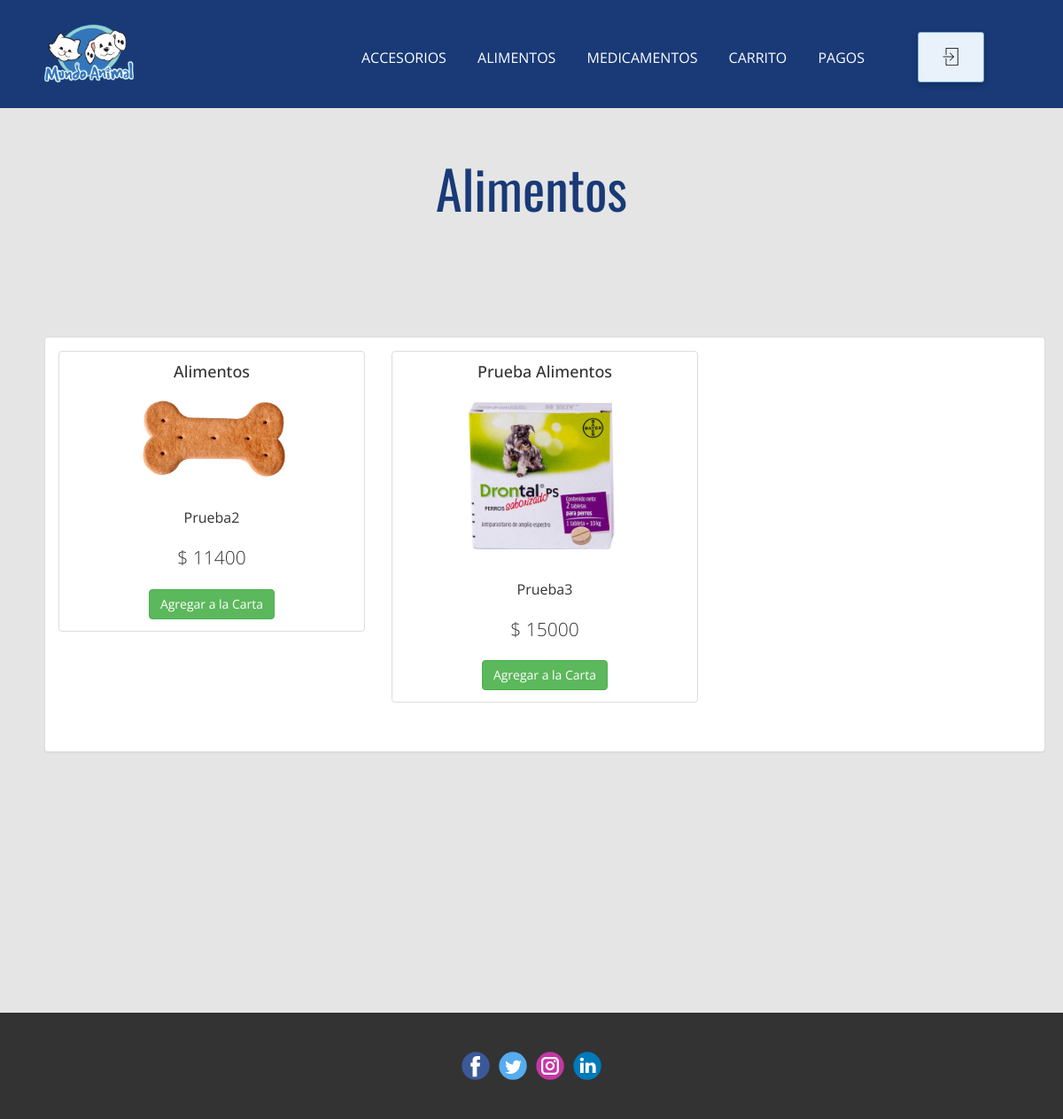
Page /view/alimentos.php (signed in) on the committed database.
### tables this page shows
CREATE TABLE productos (
  idproductos INT AUTO_INCREMENT PRIMARY KEY,
  nombrep VARCHAR(45) NOT NULL,
  imagen VARCHAR(255) NOT NULL,
  descripcion VARCHAR(45) NOT NULL,
  precio FLOAT NOT NULL,
  iva FLOAT NOT NULL,
  categoria_id INT NOT NULL,
  proveedor_id BIGINT NOT NULL);

### view/alimentos.php (the view, shortened to what this page needs)
<?php
include('../db/Configuracion.php');
?>
<!DOCTYPE html>
<html style="font-size: 16px;">
<head>
    <link rel="stylesheet" href="../css/nicepage2.css" media="screen">
    <link rel="stylesheet" href="../css/productos.css" media="screen">
    <link rel="stylesheet" href="http://maxcdn.bootstrapcdn.com/bootstrap/3.3.7/css/bootstrap.min.css">
</head>
<body class="u-body u-xl-mode">
    <header class="u-clearfix u-custom-color-1 u-header u-sticky u-sticky-1a32 u-header" id="sec-090a">
        <div class="u-clearfix u-sheet u-sheet-1">
            <a href="ofertas.php" class="u-image u-logo u-image-1" data-image-width="600" data-image-height="600"><img src="../images/MundoAnimal.png" class="u-logo-image u-logo-image-1"></a>
            <a href="logout.php" class="u-border-1 u-border-palette-1-light-1 u-btn u-btn-round u-button-style u-palette-1-light-3 u-radius-3 u-text-palette-1-dark-2 u-btn-1"><span class="u-file-icon u-icon u-icon-1"><img src="../images/149408.png" alt=""></span></a>
            <nav class="u-menu u-menu-dropdown u-offcanvas u-menu-1" data-responsive-from="MD">
                <div class="u-custom-menu u-nav-container">
                    <ul class="u-nav u-unstyled u-nav-1">
                        <li class="u-nav-item"><a class="u-button-style u-nav-link u-text-active-white u-text-hover-white" href="ofertas.php" style="padding: 10px 11px 10px 20px;">ACCESORIOS</a></li>
                        <li class="u-nav-item"><a class="u-button-style u-nav-link u-text-active-white u-text-hover-white" href="alimentos.php" style="padding: 10px 11px 10px 20px;">ALIMENTOS</a></li>
                        <li class="u-nav-item"><a class="u-button-style u-nav-link u-text-active-white u-text-hover-white" href="medicamentos.php" style="padding: 10px 11px 10px 20px;">MEDICAMENTOS</a></li>
                        <li class="u-nav-item"><a class="u-button-style u-nav-link u-text-active-white u-text-hover-white" href="VerCarta.php" style="padding: 10px 11px 10px 20px;">CARRITO</a></li>
                        <li class="u-nav-item"><a class="u-button-style u-nav-link u-text-active-white u-text-hover-white" href="Pagos.php" style="padding: 10px 11px 10px 20px;">PAGOS</a></li>
                    </ul>
                </div>
            </nav>
        </div>
    </header>
    <section class="u-align-center u-clearfix u-grey-10 u-section-1 u-list-item-2" id="carousel_c142">
        <div class="u-clearfix u-sheet u-sheet-1">
            <h1 class="u-custom-font u-font-oswald u-text u-text-default u-text-palette-3-base u-text-1">
                <span class="u-text-palette-1-base">
                    <font color="#193a77">Alimentos</font>
                </span>
            </h1>
            <div class="u-expanded-width u-list u-list-1">
                <div class="container">
                    <div class="panel panel-default">
                        <div class="panel-body">
                            <div id="products" class="row list-group">
                                <?php
                                $query = $db->query("SELECT * FROM productos where categoria_id=2");
                                if ($query->num_rows > 0) {
                                    while ($row = $query->fetch_assoc()) {
                                ?>
                                        <div class="item col-lg-4">
                                            <div class="thumbnail">
                                                <div class="caption">
                                                    <h4 class="list-group-item-heading"><?php echo $row["nombrep"]; ?></h4>
                                                    <center><img class="img-responsive" src="../images/ImagesProductos/<?php echo $row["imagen"]; ?>"  alt="" width="200px"></img></center>
                                                    <p class="list-group-item-text"><?php echo $row["descripcion"]; ?></p>
                                                    <p class="lead"><?php echo '$ ' . $row["precio"]; ?></p>
                                                    <a class="btn btn-success" href="../controller/AccionCarta.php?action=addToCart&idproductos=<?php echo $row["idproductos"]; ?>">Agregar a la Carta</a>
                                                </div>
                                            </div>
                                        </div>
                                    <?php }
                                } else { ?>
                                    <p>Producto(s) no existe.....</p>
                                <?php } ?>
                            </div>
                        </div>
                    </div>
                </div>
            </div>
        </div>
    </section>
    <footer class="u-clearfix u-footer u-grey-80" id="sec-e03f">
        <div class="u-clearfix u-sheet u-sheet-1">
            <div class="u-align-left u-social-icons u-spacing-10 u-social-icons-1">
                <a class="u-social-url" title="facebook" target="_blank" href=""><span class="u-icon u-social-facebook u-social-icon u-icon-1"><svg class="u-svg-link" preserveAspectRatio="xMidYMin slice" viewBox="0 0 112 112" style="">
                            <use xmlns:xlink="http://www.w3.org/1999/xlink" xlink:href="#svg-6c39"></use>
                        </svg></span>
                </a>
                <a class="u-social-url" title="twitter" target="_blank" href=""><span class="u-icon u-social-icon u-social-twitter u-icon-2"><svg class="u-svg-link" preserveAspectRatio="xMidYMin slice" viewBox="0 0 112 112" style="">
                            <use xmlns:xlink="http://www.w3.org/1999/xlink" xlink:href="#svg-7c16"></use>
                        </svg></span>
                </a>
                <a class="u-social-url" title="instagram" target="_blank" href=""><span class="u-icon u-social-icon u-social-instagram u-icon-3"><svg class="u-svg-link" preserveAspectRatio="xMidYMin slice" viewBox="0 0 112 112" style="">
                            <use xmlns:xlink="http://www.w3.org/1999/xlink" xlink:href="#svg-05c0"></use>
                        </svg></span>
                </a>
                <a class="u-social-url" title="linkedin" target="_blank" href=""><span class="u-icon u-social-icon u-social-linkedin u-icon-4"><svg class="u-svg-link" preserveAspectRatio="xMidYMin slice" viewBox="0 0 112 112" style="">
                            <use xmlns:xlink="http://www.w3.org/1999/xlink" xlink:href="#svg-c26f"></use>
                        </svg></span>
                </a>
            </div>
        </div>
    </footer>
</body>
</html>

### css/productos.css (style rules this page uses)
.u-section-1 { background-image: none; }
.u-section-1 .u-sheet-1 { min-height: 1021px; }
.u-section-1 .u-text-1 { font-size: 3.75rem; margin: 57px auto 0; }
.u-section-1 .u-list-1 { grid-template-rows: auto auto; margin: 115px 0 60px; }

### view/alimentos.php (style rules this page uses)
.container { padding: 20px; }

### rows in the picture
productos: nombrep "Alimentos", imagen (picture), descripcion "Prueba2", precio "11400"
productos: nombrep "Prueba Alimentos", imagen (picture), descripcion "Prueba3", precio "15000"
